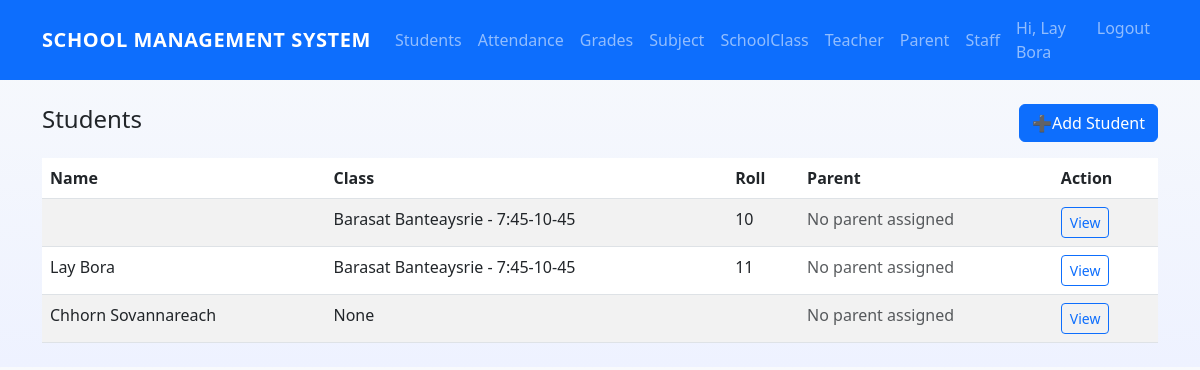
Page /students/ (signed in) on the earlier database version.
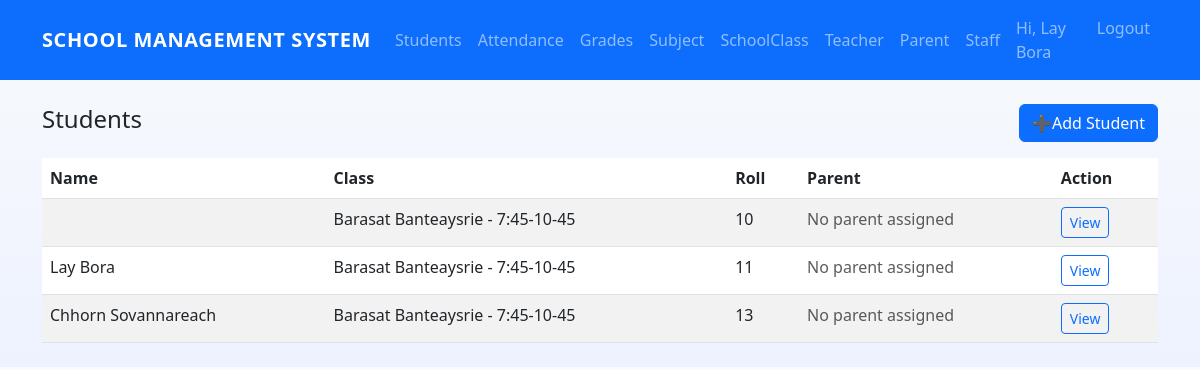
Same page on the later database version.
### core/models.py (models this page shows, shortened)
class StudentProfile(models.Model):
    user = models.OneToOneField(User, on_delete=models.CASCADE)
    school_class = models.ForeignKey(SchoolClass, on_delete=models.SET_NULL, null=True, blank=True)
    roll_number = models.CharField(max_length=20, blank=True)
    parent = models.ForeignKey(ParentProfile, on_delete=models.SET_NULL, null=True, blank=True)
    image = models.ImageField(
        upload_to=user_directory_path,
        default='default/Student.png',
        blank=True
    )

class User(AbstractUser):
    ROLE_CHOICES = (
        ('admin','Admin'),
        ('teacher','Teacher'),
        ('student','Student'),
        ('parent','Parent'),
        ('staff','Staff'),
    )
    role = models.CharField(max_length=10, choices=ROLE_CHOICES, default='student')
    phone = models.CharField(max_length=20, blank=True)

class SchoolClass(models.Model):
    name = models.CharField(max_length=50)
    section = models.CharField(max_length=10, blank=True)
    def __str__(self):
        return f"{self.name}{(' - ' + self.section) if self.section else ''}"

### core/views.py (the view)
# urls.py: path('students/', StudentListView.as_view(), name='students'),
class StudentListView(LoginRequiredMixin, ListView):
    model = StudentProfile
    template_name = 'core/student_list.html'
    context_object_name = 'students'

### templates/core/student_list.html
{% extends 'core/base.html' %}
{% block content %}
  <div class="d-flex justify-content-between align-items-center mb-3">
    <h1 class="h4">Students</h1>
    <a class="btn btn-primary" href="{% url 'student-add' %}">➕Add Student</a>
  </div>
  <table class="table table-striped table-hover">
    <thead><tr><th>Name</th><th>Class</th><th>Roll</th><th>Parent</th><th>Action</th></tr></thead>
    <tbody>
      {% for s in students %}
      <tr>
        <td>{{ s.user.get_full_name }}</td>
        <td>{{ s.school_class }}</td>
        <td>{{ s.roll_number }}</td>
        <td>
          {% if student.parent %}
            {{ student.parent.user.get_full_name }}
          {% else %}
            <span class="text-muted">No parent assigned</span>
          {% endif %}
        </td>
        <td><a class="btn btn-sm btn-outline-primary" href="{% url 'student-detail' s.pk %}">View</a></td>
      </tr>
      {% empty %}
      <tr><td colspan="4">No students</td></tr>
      {% endfor %}
    </tbody>
  </table>
{% endblock %}

Differences in the rows shown:
changed StudentProfile "Chhorn Sovannareach": school_class "None" → "Barasat Banteaysrie - 7:45-10-45"; roll_number (not shown) → "13"
